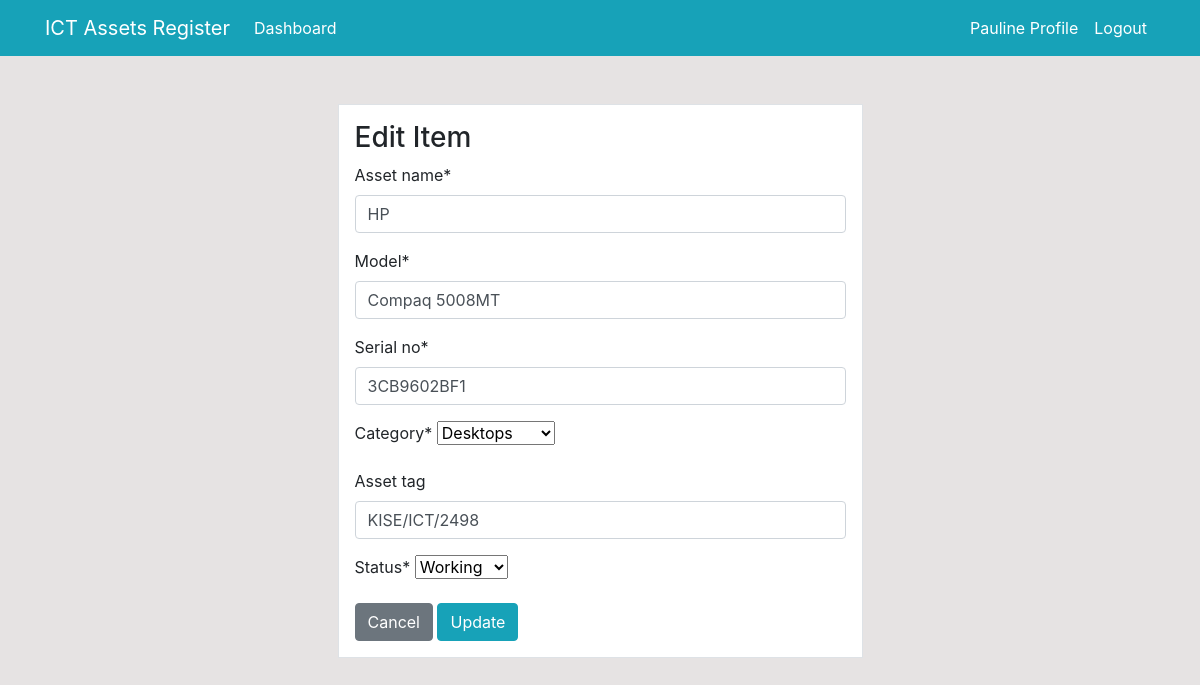
The page /assets/edit/1/ (signed in) on the database its author committed.
### dashboard/models.py (models this page shows, shortened)
class Asset(models.Model):
    asset_name = models.CharField(max_length=100)
    model = models.CharField(max_length=50)
    serial_no = models.CharField(max_length=50)
    category = models.CharField(max_length=50, choices=CATEGORY)
    asset_tag = models.CharField(max_length=50, null=True, blank=True)
    created_by = models.ForeignKey(User, models.CASCADE, null=True)
    status = models.CharField(max_length=50, choices=STATUS)
    issued = models.BooleanField(default=False)

### dashboard/views.py (the view)
# urls.py: path('assets/edit/<int:pk>/', views.asset_edit, name='assets-edit'),
@login_required(login_url='user-login')
def asset_edit(request,pk):
    item = Asset.objects.get(id=pk)
    if request.method == 'POST':
        form = AssetForm(request.POST, instance=item)
        if form.is_valid():
            form.save()
            return redirect('assets')
    else:
        form = AssetForm(instance=item)
    context = {
        'form': form,
    }
    return render(request, 'dashboard/asset_edit.html', context=context)

### dashboard/forms.py
class AssetForm(forms.ModelForm):
    class Meta:
        model = Asset
        fields = ['asset_name', 'model', 'serial_no','category', 'asset_tag', 'status']

### templates/dashboard/asset_edit.html (shortened to what this page needs)
{% extends 'partials/base.html' %}
{% load crispy_forms_tags %}
{% block content %}
<div class="container">
    <div class="row mt-5">
        <div class="col-md-6 offset-md-3">
            <div class="border bg-white p-3">
                <h3>Edit Item</h3>
                <form method="POST">
                    {{ form|crispy }}
                    <a class="btn btn-secondary" href="{% url 'assets' %}">Cancel</a>
                    <input class="btn btn-info" type="submit" value="Update">
                </form>
            </div>
        </div>
    </div>
</div>
{% endblock %}

### templates/partials/nav.html (shortened to what this page needs)
<nav class="navbar navbar-expand-lg navbar-info bg-info">
    {% if user.is_authenticated %}
    <div class="container">
        <a class="navbar-brand text-white" href="{% url 'index' %}">ICT Assets Register</a>
        <div class="collapse navbar-collapse" id="navbarSupportedContent">
            <ul class="navbar-nav mr-auto">
                <li class="nav-item active">
                    <a class="nav-link text-white" href="{% url 'index' %}">Dashboard </a>
                </li>
            </ul>
            <ul class="navbar-nav ml-auto">
                <li class="nav-item active">
                    <a class="nav-link text-white" href="{% url 'user-profile' %}">{{user.first_name}} Profile </a>
                </li>
                <li class="nav-item">
                    <a class="nav-link text-white" href="{% url 'user-logout' %}">Logout</a>
                </li>
            </ul>
    {% endif %}
</nav>

### static/css/style.css (style rules this page uses)
body { background: rgb(230, 227, 227); }

### rows shown on the page
Asset: asset_name "HP", model "Compaq 5008MT", serial_no "3CB9602BF1", category "Desktops", asset_tag "KISE/ICT/2498", status "Working"

### other values the page prints
{{ user.first_name }} "Pauline"
